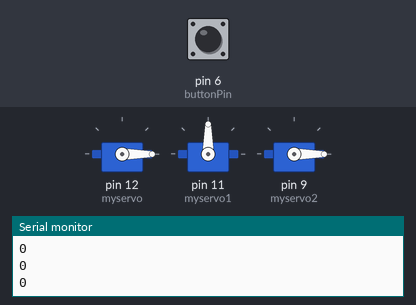
A sketch run on a simulated Arduino Uno, built with avr-gcc and run on an emulated ATmega328P. Shown: 3 × servo, the last lines printed to the serial monitor. The test bench sets the inputs (shaded band); at power-on: pin 6 (buttonPin) LOW.

Above: at 1.2 s.
1.3 s: pin 6 (buttonPin) pulled HIGH for 0.15 s
At 1.78 s:
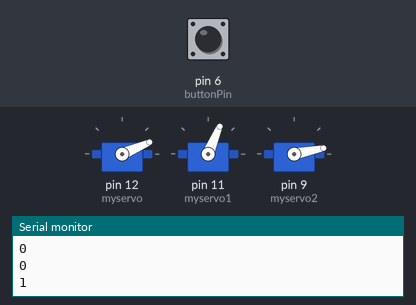
At 2.38 s:
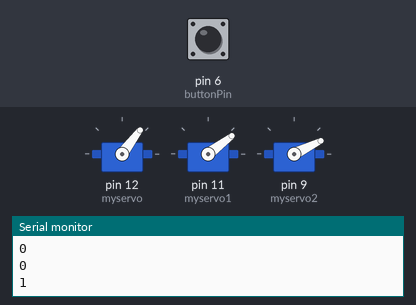
7.3 s: pin 6 (buttonPin) pulled HIGH for 3.2 s
At 9.42 s:
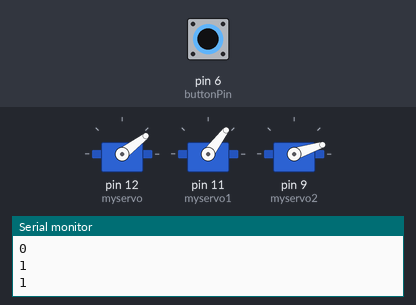
Timing chart, 0 to 17.5 s (numbered marks = the images above; inputs shaded):
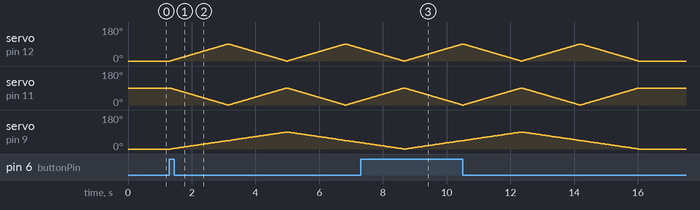

The sketch:

Servoforrudder.ino
```cpp
#include <Servo.h>

Servo myservo;  // create servo object to control a servo
Servo myservo1;// twelve servo objects can be created on most boards
Servo myservo2;

int pos = 0;
int buttonPin = 6;
int buttonVal;

void setup() {
  Serial.begin(9600);
  myservo.attach(12);
  myservo1.attach(11);
  myservo2.attach(9);
  myservo.write(0);
  myservo1.write(90);
  myservo2.write(0);
  pinMode(buttonPin, INPUT);
}

void loop() {
  buttonVal = digitalRead(buttonPin);
  Serial.println(buttonVal);
  if (buttonVal == HIGH){
    // First two loops rudder moves to 90
    for(pos=0; pos<=90; pos++){
      myservo.write(pos);
      myservo1.write(90-pos);
      myservo2.write((double)(pos/2));
      delay(20);
    }
    for(pos=0; pos<=90; pos++){
      myservo.write(90-pos);
      myservo1.write(pos);
      myservo2.write((double)(pos/2)+45.0);
      delay(20);
    }
    // Last two loops rudder moves back to 0
    for(pos=0; pos<=90; pos++){
      myservo.write(pos);
      myservo1.write(90-pos);
      myservo2.write(90-(double)(pos/2));
      delay(20);
    }
    for(pos=0; pos<=90; pos++){
      myservo.write(90-pos);
      myservo1.write(pos);
      myservo2.write(45-(double)(pos/2));
      delay(20);
    }
  }
}
```

Servosforswingingdoors.cpp
```cpp
#include <Servo.h>  // Include the Servo library for controlling servo motors

Servo myservo;      // Create a Servo object to control the first servo
Servo myservo1;     // Create a Servo object to control the second servo
Servo myservo2;     // Create a Servo object to control the third servo

int pos = 0;        // Variable to store the servo position
int buttonPin = 6;  // Set digital pin 6 for the button input
int buttonVal;      // Variable to store the button state

void setup() {
  myservo.attach(12);      // Attach myservo to pin 12
  myservo1.attach(11);     // Attach myservo1 to pin 11
  myservo2.attach(9);      // Attach myservo2 to pin 9
  myservo.write(0);        // Initialize myservo at position 0
  myservo1.write(90);      // Initialize myservo1 at position 90
  myservo2.write(0);       // Initialize myservo2 at position 0
  pinMode(buttonPin, INPUT);// Set the button pin as an input
}

void loop() {
  buttonVal = digitalRead(buttonPin);  // Read the state of the button
  if (buttonVal == HIGH) {             // If the button is pressed (HIGH state)

    // First motion sequence: Move myservo from 0 to 90, myservo1 from 90 to 0, and myservo2 from 0 to 45
    for (pos = 0; pos <= 90; pos++) {
      myservo.write(pos);               // Move myservo to the position 'pos'
      myservo1.write(90 - pos);         // Move myservo1 to 90 - pos
      myservo2.write((double)(pos / 2));// Move myservo2 to half of 'pos'
      delay(20);                        // Wait 20 ms for smooth motion
    }

    // Second motion sequence: Move myservo from 90 to 0, myservo1 from 0 to 90, and myservo2 from 45 to 90
    for (pos = 90; pos >= 0; pos--) {
      myservo.write(90 - pos);          // Move myservo to 90 - pos
      myservo1.write(pos);              // Move myservo1 to 'pos'
      myservo2.write((double)(pos / 2) + 45);// Move myservo2 to half of 'pos' plus 45
      delay(20);                        // Wait 20 ms for smooth motion
    }

    // Third motion sequence: Move myservo from 0 to 90, myservo1 from 90 to 0, and myservo2 from 90 to 45
    for (pos = 0; pos <= 90; pos++) {
      myservo.write(pos);               // Move myservo to the position 'pos'
      myservo1.write(90 - pos);         // Move myservo1 to 90 - pos
      myservo2.write(90 - (double)(pos / 2));// Move myservo2 to 90 minus half of 'pos'
      delay(20);                        // Wait 20 ms for smooth motion
    }

    // Fourth motion sequence: Move myservo from 90 to 0, myservo1 from 0 to 90, and myservo2 from 45 to 0
    for (pos = 0; pos <= 90; pos++) {
      myservo.write(90 - pos);          // Move myservo to 90 - pos
      myservo1.write(pos);              // Move myservo1 to 'pos'
      myservo2.write(45 - (double)(pos / 2));// Move myservo2 to 45 minus half of 'pos'
      delay(20);                        // Wait 20 ms for smooth motion
    }
  }
}
```
